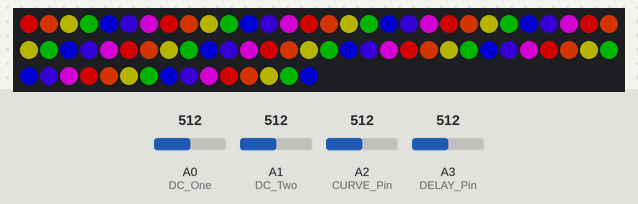
Bench run of a sketch on a simulated Arduino Uno, built with avr-gcc and run on an emulated ATmega328P. Shown: 75 RGB LEDs in strip order, left to right, continuing on the next row. The inputs (shaded band) are chosen by the test bench; at power-on: A2 (CURVE_Pin) = 512, A0 (DC_One) = 512, A1 (DC_Two) = 512, A3 (DELAY_Pin) = 512. Dim RGB values are drawn brighter than linear.

Above: at 1.2 s.
1.3 s: A2 (CURVE_Pin) set to 83
At 2.1 s:
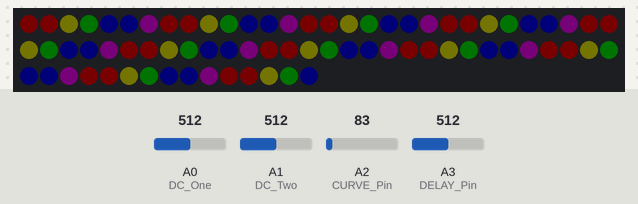
2.9 s: A2 (CURVE_Pin) set to 74
At 4.0 s:
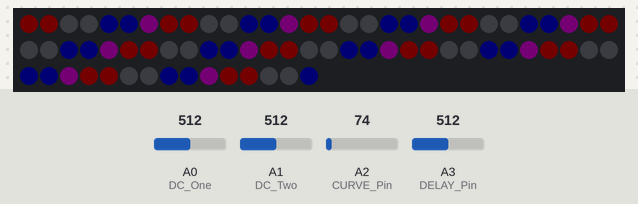
4.5 s: A2 (CURVE_Pin) set to 55
6.0 s: A2 (CURVE_Pin) set to 44
At 6.6 s:
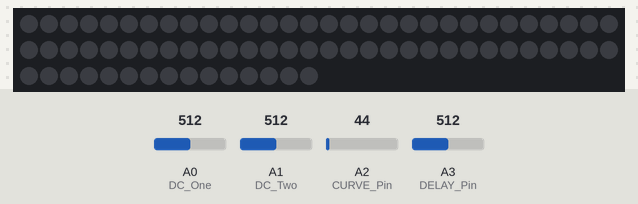
7.6 s: A0 (DC_One) set to 537
At 8.6 s:
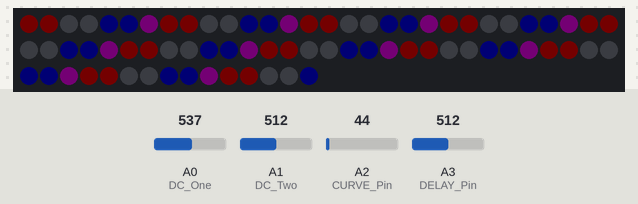
9.2 s: A2 (CURVE_Pin) set to 30
At 9.35 s:
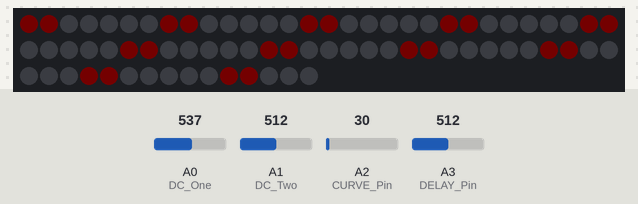
Timing chart, 0 to 11.9 s (numbered marks = the images above; inputs shaded):
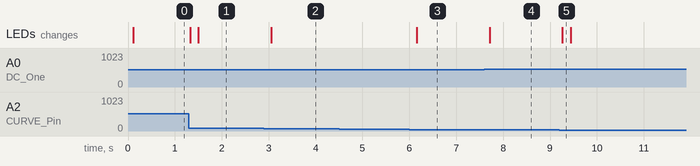

Measured:
- the behaviour switches between 80 and 79 on A2 (CURVE_Pin) (found by bisection; images 1 and 2)
- the behaviour switches between 50 and 49 on A2 (CURVE_Pin) (found by bisection; images 2 and 3)
- the behaviour switches between 520 and 521 on A0 (DC_One) (found by bisection; images 3 and 4)
- after the input at 1.3 s, the LEDs: first change at once (image 1 shows a later state)
- after the input at 2.9 s, the LEDs: change after 0.15 s (image 2)
- after the input at 4.5 s, every drawn part: stays the same
- after the input at 6.0 s, the LEDs: change after 0.16 s (image 3)
- after the input at 7.6 s, the LEDs: change after 0.11 s (image 4)
- after the input at 9.2 s, the LEDs: change after 0.07 s (image 5)

The sketch:

spectrum_ws2801.ino
```cpp
/*
* Dancing Tree Lights
*/

#include "Adafruit_WS2801.h"
#include "SPI.h"

uint8_t ws2801DataPin  = 11;    // Yellow wire on Adafruit Pixels
uint8_t ws2801ClockPin = 13;    // Green wire on Adafruit Pixels

//Adafruit_WS2801 strip = Adafruit_WS2801(25, lefStripDataPin, leftStripClockPin);
Adafruit_WS2801 strip = Adafruit_WS2801(75);

/*
 * The following pins are for controlling the Spectrum Shield
 */
#define STROBE 4
#define RESET 5
#define DC_One A0
#define DC_Two A1

#define DELAY_Pin A3
#define CURVE_Pin A2

#define NUMCOLOURS      7

/*
 * Define the colour values that we will be using. Aiming for ROY G BIV
 * or the nearest equivalent.
 */
int colours[][3] = {
  { 255, 0 , 0 },   // Red
  { 255, 64, 0 },   // Orange
  { 128, 128, 0 },  // Yellow
  { 0, 128, 0 },    // Green
  { 0, 0, 255 },    // Blue
  { 64, 0, 255 },   // Indigo
  { 255, 0, 255 },  // Violet
};

volatile int modeState = 0;

// Define some Spectrum Shield variables
int freq_amp;
int Frequencies_One[7];
int Frequencies_Two[7];

/*
 * Setup the following:
 * 1. Pixels
 * 2. Spectrum Shield
 * 3. Delay pin and Curve pin
 */

void setup() {
  /*
   * Pixels
   */
  strip.begin();
  strip.show(); // Initialize all pixels to 'off'
  /*
   * Set Spectrum Shield pin configurations
   */
  pinMode(STROBE, OUTPUT);
  pinMode(RESET, OUTPUT);
  pinMode(DC_One, INPUT);
  pinMode(DC_Two, INPUT);
  digitalWrite(STROBE, HIGH);
  digitalWrite(RESET, HIGH);
  /*
   * Initialize Spectrum Analyzers
   */
  digitalWrite(STROBE, LOW);
  delay(1);
  digitalWrite(RESET, HIGH);
  delay(1);
  digitalWrite(STROBE, HIGH);
  delay(1);
  digitalWrite(STROBE, LOW);
  delay(1);
  digitalWrite(RESET, LOW);
  /*
   * Set up delay pin
   */
  pinMode(DELAY_Pin, INPUT);
  pinMode(CURVE_Pin, INPUT);
}

/*
 * Main loop. Runs the appropriate function(s) based on the mode
 * selection.
 */

void loop() {
  Read_Frequencies();
  Pulse_Frequencies();
}

/*******************Pull frequencies from Spectrum Shield********************/
void Read_Frequencies() {
  String output;
  //Read frequencies for each band
  for (freq_amp = 0; freq_amp < 7; freq_amp++)
  {
    Frequencies_One[freq_amp] = analogRead(DC_One);
    Frequencies_Two[freq_amp] = analogRead(DC_Two);
    digitalWrite(STROBE, HIGH);
    digitalWrite(STROBE, LOW);
  }
}

int read_Delay(float delayMin, float delayMax) {
  int delayTime = analogRead(DELAY_Pin);
  delayTime = fscale(0, 1023, delayMin, delayMax, delayTime, 0);
  return delayTime;
}

float read_Curve() {
  float curve = analogRead(CURVE_Pin);
  curve = fscale(0, 1023, -10, 10, curve, 0);
  return curve;
}
```

effects.ino
```cpp
/*
 * Raises and lowers the brightness of the LEDs based on the frequencies
 * for each channel.
 */
void Pulse_Frequencies() {
  for ( int q = 0; q < NUMCOLOURS; q++ ) {
    for ( int i = 0; i < strip.numPixels(); i = i + NUMCOLOURS ) {
      float curve = read_Curve();
      int brightness;
      if (Frequencies_One[q] > Frequencies_Two[q]) {
        brightness = fscale(0, 1023, 0, 255, Frequencies_One[q], curve);
      }
      else {
        brightness = fscale(0, 1023, 0, 255, Frequencies_Two[q], curve);
      }

      strip.setPixelColor(i + q, (brightness * colours[q][0] / 255),
                          (brightness * colours[q][1] / 255),
                          (brightness * colours[q][2] / 255));
    }
  }
  strip.show();
  int delayTime = read_Delay(0, 128);
  delay(delayTime);
}
```

fscale.ino
```cpp
/* fscale
 Floating Point Autoscale Function V0.1
 Paul Badger 2007
 Modified from code by Greg Shakar

 This function will scale one set of floating point numbers (range) to another set of floating point numbers (range)
 It has a "curve" parameter so that it can be made to favor either the end of the output. (Logarithmic mapping)

 It takes 6 parameters

 originalMin - the minimum value of the original range - this MUST be less than origninalMax
 originalMax - the maximum value of the original range - this MUST be greater than orginalMin

 newBegin - the end of the new range which maps to orginalMin - it can be smaller, or larger, than newEnd, to facilitate inverting the ranges
 newEnd - the end of the new range which maps to originalMax  - it can be larger, or smaller, than newBegin, to facilitate inverting the ranges

 inputValue - the variable for input that will mapped to the given ranges, this variable is constrained to originaMin <= inputValue <= originalMax
 curve - curve is the curve which can be made to favor either end of the output scale in the mapping. Parameters are from -10 to 10 with 0 being
          a linear mapping (which basically takes curve out of the equation)

 To understand the curve parameter do something like this:

 void loop(){
  for ( j=0; j < 200; j++){
    scaledResult = fscale( 0, 200, 0, 200, j, -1.5);

    Serial.print(j, DEC);
    Serial.print("    ");
    Serial.println(scaledResult, DEC);
  }
}

And try some different values for the curve function - remember 0 is a neutral, linear mapping

To understand the inverting ranges, do something like this:

 void loop(){
  for ( j=0; j < 200; j++){
    scaledResult = fscale( 0, 200, 200, 0, j, 0);

    //  Serial.print lines as above

  }
}

*/


float fscale( float originalMin, float originalMax, float newBegin,
              float newEnd, float inputValue, float curve) {

  float OriginalRange = 0;
  float NewRange = 0;
  float zeroRefCurVal = 0;
  float normalizedCurVal = 0;
  float rangedValue = 0;
  boolean invFlag = 0;


  // condition curve parameter
  // limit range

  if (curve > 10) curve = 10;
  if (curve < -10) curve = -10;

  curve = (curve * -.1) ; // - invert and scale - this seems more intuitive - postive numbers give more weight to high end on output
  curve = pow(10, curve); // convert linear scale into lograthimic exponent for other pow function

  /*
   Serial.println(curve * 100, DEC);   // multply by 100 to preserve resolution
   Serial.println();
   */

  // Check for out of range inputValues
  if (inputValue < originalMin) {
    inputValue = originalMin;
  }
  if (inputValue > originalMax) {
    inputValue = originalMax;
  }

  // Zero Refference the values
  OriginalRange = originalMax - originalMin;

  if (newEnd > newBegin) {
    NewRange = newEnd - newBegin;
  }
  else
  {
    NewRange = newBegin - newEnd;
    invFlag = 1;
  }

  zeroRefCurVal = inputValue - originalMin;
  normalizedCurVal  =  zeroRefCurVal / OriginalRange;   // normalize to 0 - 1 float

  /*
  Serial.print(OriginalRange, DEC);
   Serial.print("   ");
   Serial.print(NewRange, DEC);
   Serial.print("   ");
   Serial.println(zeroRefCurVal, DEC);
   Serial.println();
   */

  // Check for originalMin > originalMax  - the math for all other cases i.e. negative numbers seems to work out fine
  if (originalMin > originalMax ) {
    return 0;
  }

  if (invFlag == 0) {
    rangedValue =  (pow(normalizedCurVal, curve) * NewRange) + newBegin;

  }
  else     // invert the ranges
  {
    rangedValue =  newBegin - (pow(normalizedCurVal, curve) * NewRange);
  }

  return rangedValue;
}
```
